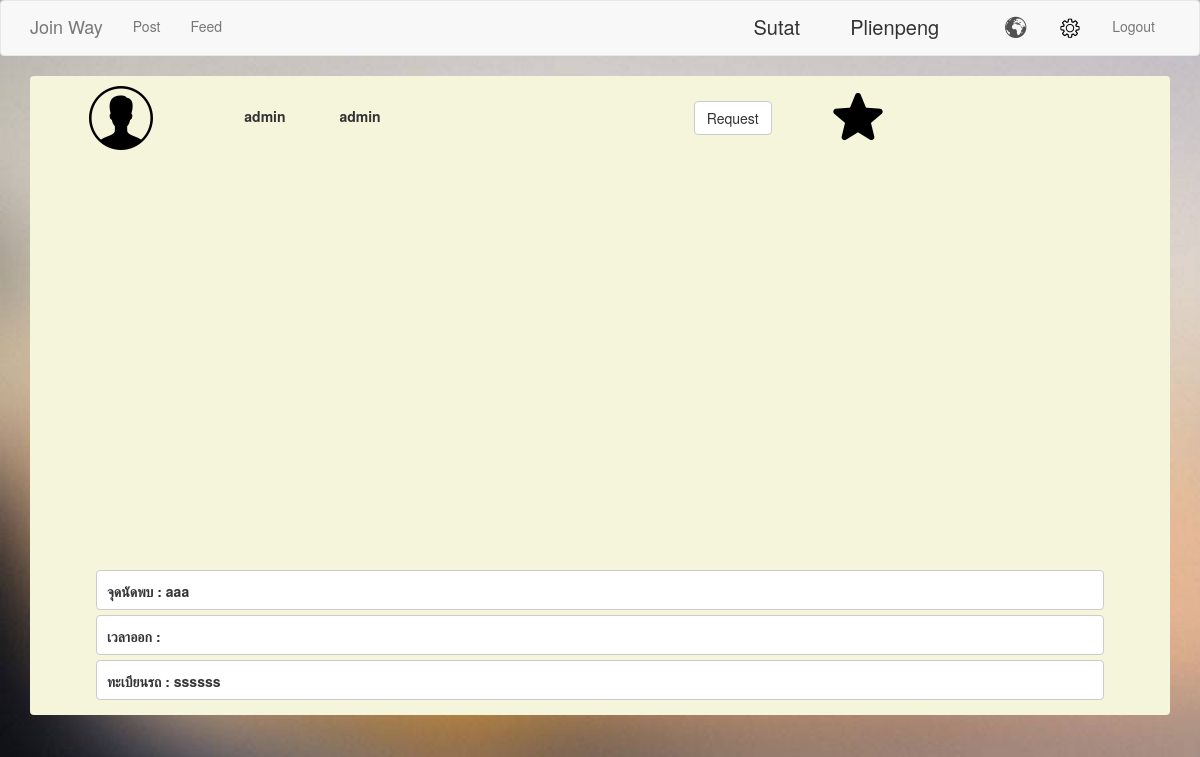
The page /source/phpRequestPage.php (signed in) on the database its author committed.
### tables this page shows
CREATE TABLE `user` (
  `user_id` varchar(10) NOT NULL,
  `username` varchar(15) NOT NULL,
  `password` varchar(15) NOT NULL,
  `firstname` varchar(200) NOT NULL,
  `lastname` varchar(200) NOT NULL,
  `image` text NOT NULL,
  PRIMARY KEY  (`user_id`)
);

CREATE TABLE `map` (
  `map_id` int(11) NOT NULL auto_increment,
  `meeting_point` text,
  `license_plate` varchar(10) default NULL,
  `map_datetime` datetime default NULL,
  `start_lat` varchar(200) default NULL,
  `start_lng` varchar(200) default NULL,
  `end_lat` varchar(200) default NULL,
  `end_lng` varchar(200) default NULL,
  `start` text,
  `end` text,
  `type` varchar(10) default NULL,
  `user_id` varchar(10) default NULL,
  PRIMARY KEY  (`map_id`),
  KEY `user_id` (`user_id`)
);

### source/phpRequestPage.php (the view, shortened to what this page needs)
<html>
<head>
	<link rel="stylesheet" type="text/css" href="css/bootstrap.css">
<?
    $sqlVal = $_SESSION['login_true_admin'];
    $result = mysql_query("select * from user where username='$sqlVal'");
    $row = mysql_fetch_array($result);
?>
</head>
<body>
	<nav class="navbar navbar-default">
	  <div class="container">
	    <div class="navbar-header">
	      <a class="navbar-brand" href="phpStickyPage.php">Join Way</a>
	    </div>
	    <div class="collapse navbar-collapse" id="bs-example-navbar-collapse-1">
	      	<ul class="nav navbar-nav">
	        	<li><a href="phpStickyPage.php">Post<span class="sr-only">(current)</span></a></li>
	        	<li><a href="phpViewPage.php">Feed<span class="icon-bar"></span></a></li>
	      	</ul>
	      <ul class="nav navbar-nav navbar-right">
	      	<li id="sdf"> <?=$row["firstname"]; ?> </li>
	      	<li id="sdf"> <?=$row["lastname"];?> </li>
	        <li><a href="phpSelectPage.php" onclick="alarm();"><img id="" src="image/globe-01.png"></a></li>
		    <li><a href=""><img id="" src="image/setting.png"></a></li>
		    <li><a href="phpLogout.php">Logout</a></li>
	      </ul>
	    </div>
	  </div>
	</nav>
<?
$sql = mysql_query("select * from map,user where map.user_id = user.user_id");
    $bbb = mysql_fetch_array($sql);
?>
		<div class="container" align="center">
			<form name="formListView" method="post" action="">
				<div class="paneshow">
					<div class="row">
						<div class="col-md-2">
							<img src="image/male.png">
						</div>
						<div class="col-md-2">
							<label id=""><?=$bbb['firstname']?></label>
							<label id="nnn"><?=$bbb['lastname']?></label>
						</div>
						<div class="col-md-8">
							<button class="btn btn-default" id="">Request</button>
							<a href="phpDetailComment.php"><img class="" id="yoo" src="image/star.png"></a>
						</div>
					</div>
					<div id="map"></div>
					<div class="showdetail">
						<label id="mmm">จุดนัดพบ : <?=$bbb['meeting_point']?></label>
						<label id="mmm">เวลาออก : <?=$bbb['map_datetime']?></label>
						<label id="mmm">ทะเบียนรถ : <?=$bbb['license_plate']?></label>
					</div>
				</div>
			</form>
		</div>
</body>
</html>

### source/phpRequestPage.php (style rules this page uses)
.paneshow { padding: 10px; width: 100%; height: auto; border-radius: 4px; background-color: #F5F5DC; }
.showdetail { margin-top: 20px; }
#nnn { padding-left: 50px; padding-top: 20px; }
#mmm { border-radius: 4px; border: 1px solid #ccc; width: 90%; height: 40px; margin-bottom: 5px; padding: 10px; background-color: white; text-align: left; }
#sdf { padding-top: 12px; padding-right: 50px; font-size: 20px; }
#map { height: 50%; width: 50%; }
#yoo { margin-left: 50px; }

### rows shown on the page
user: firstname "Sutat", lastname "Plienpeng"
user: firstname "admin", lastname "admin"
map: meeting_point "aaa", license_plate "ssssss"
